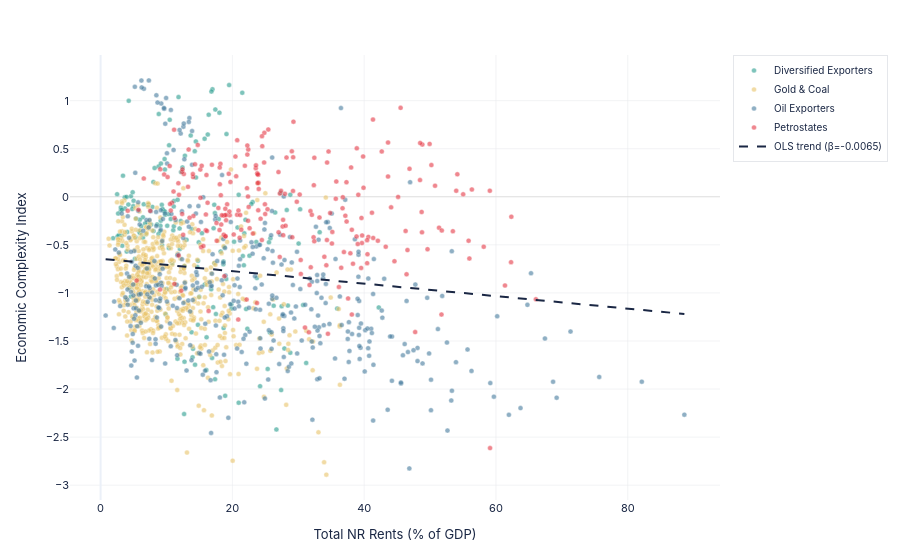

Notebook source saved alongside this figure:
### Markdown cell above
## Chart 19 — NR Rents vs ECI by Cluster

### Code cell
scat_df = df[['Country Code', 'Country Name', 'Year', ECI_COL,
              'Total natural resources rents (% of GDP)', 'ClusterLabels']].dropna().copy()
scat_df.rename(columns={'Total natural resources rents (% of GDP)': 'NR_Rents'}, inplace=True)

years_available = sorted(scat_df['Year'].unique())
year_marks = [1995, 2000, 2005, 2010, 2015, 2019]

fig19 = go.Figure()
for lbl in sorted(CLUSTER_COLORS.keys()):
    sub = scat_df[scat_df['ClusterLabels'] == lbl]
    if len(sub) == 0: continue
    color = CLUSTER_COLORS[lbl]
    fig19.add_trace(go.Scatter(
        x=sub['NR_Rents'], y=sub[ECI_COL], mode='markers',
        marker=dict(size=5, color=color, opacity=0.6, line=dict(color='white', width=0.4)),
        name=lbl,
        customdata=np.stack([sub['Country Code'], sub['Country Name'], sub['Year']], axis=1),
        hovertemplate='<b>%{customdata[1]}</b> (%{customdata[0]}, %{customdata[2]})<br>'
                      'NR Rents: %{x:.1f}%<br>ECI: %{y:.3f}<extra>' + lbl + '</extra>',
    ))

# Overall OLS trendline
xv = scat_df['NR_Rents'].values
yv = scat_df[ECI_COL].values
c  = np.polyfit(xv, yv, 1)
xl = np.linspace(xv.min(), xv.max(), 100)
fig19.add_trace(go.Scatter(
    x=xl, y=np.polyval(c, xl), mode='lines',
    line=dict(color=NAVY, width=2, dash='dash'),
    name=f'OLS trend (\u03b2={c[0]:.4f})',
    hoverinfo='skip',
))

fig19.update_layout(**base_layout(
    height=560,
    margin=dict(l=70, r=40, t=55, b=60),
    xaxis=dict(title='Total NR Rents (% of GDP)', gridcolor=GRID, gridwidth=0.5),
    yaxis=dict(title='Economic Complexity Index', gridcolor=GRID, gridwidth=0.5,
               zeroline=True, zerolinecolor='#ddd', zerolinewidth=1),
    legend=dict(font=dict(size=10), bgcolor='rgba(255,255,255,0.9)',
                bordercolor=GRID, borderwidth=1),
))
save(fig19, '19_reg_nr_rents_vs_eci', w=1100, h=560)
fig19.show(config=CFG)

### Figure 1 — Plotly figure (JSON) as saved in the notebook; plotly's stock layout.template omitted (floating-point values rounded to 4 significant figures; data arrays with more than 128 entries replaced by an {"elided": "..."} marker saying what was removed)
{"data": [{"customdata": {"elided": "175x3 mixed values"}, "hovertemplate": "<b>%{customdata[1]}</b> (%{customdata[0]}, %{customdata[2]})<br>NR Rents: %{x:.1f}%<br>ECI: %{y:.3f}<extra>Diversified Exporters</extra>", "marker": {"color": "#2A9D8F", "line": {"color": "white", "width": 0.4}, "opacity": 0.6, "size": 5}, "mode": "markers", "name": "Diversified Exporters", "type": "scatter", "x": {"elided": "175 float values"}, "y": {"elided": "175 float values"}}, {"customdata": {"elided": "575x3 mixed values"}, "hovertemplate": "<b>%{customdata[1]}</b> (%{customdata[0]}, %{customdata[2]})<br>NR Rents: %{x:.1f}%<br>ECI: %{y:.3f}<extra>Gold & Coal</extra>", "marker": {"color": "#E9C46A", "line": {"color": "white", "width": 0.4}, "opacity": 0.6, "size": 5}, "mode": "markers", "name": "Gold & Coal", "type": "scatter", "x": {"elided": "575 float values"}, "y": {"elided": "575 float values"}}, {"customdata": {"elided": "375x3 mixed values"}, "hovertemplate": "<b>%{customdata[1]}</b> (%{customdata[0]}, %{customdata[2]})<br>NR Rents: %{x:.1f}%<br>ECI: %{y:.3f}<extra>Oil Exporters</extra>", "marker": {"color": "#457B9D", "line": {"color": "white", "width": 0.4}, "opacity": 0.6, "size": 5}, "mode": "markers", "name": "Oil Exporters", "type": "scatter", "x": {"elided": "375 float values"}, "y": {"elided": "375 float values"}}, {"customdata": {"elided": "225x3 mixed values"}, "hovertemplate": "<b>%{customdata[1]}</b> (%{customdata[0]}, %{customdata[2]})<br>NR Rents: %{x:.1f}%<br>ECI: %{y:.3f}<extra>Petrostates</extra>", "marker": {"color": "#E63946", "line": {"color": "white", "width": 0.4}, "opacity": 0.6, "size": 5}, "mode": "markers", "name": "Petrostates", "type": "scatter", "x": {"elided": "225 float values"}, "y": {"elided": "225 float values"}}, {"hoverinfo": "skip", "line": {"color": "#1a2744", "dash": "dash", "width": 2}, "mode": "lines", "name": "OLS trend (β=-0.0065)", "type": "scatter", "x": [0.7662, 1.653, 2.54, 3.428, 4.315, 5.202, 6.089, 6.976, 7.863, 8.75, 9.638, 10.52, 11.41, 12.3, 13.19, 14.07, 14.96, 15.85, 16.73, 17.62, 18.51, 19.4, 20.28, 21.17, 22.06, 22.94, 23.83, 24.72, 25.61, 26.49, 27.38, 28.27, 29.15, 30.04, 30.93, 31.82, 32.7, 33.59, 34.48, 35.36, 36.25, 37.14, 38.03, 38.91, 39.8, 40.69, 41.57, 42.46, 43.35, 44.24, 45.12, 46.01, 46.9, 47.78, 48.67, 49.56, 50.45, 51.33, 52.22, 53.11, 53.99, 54.88, 55.77, 56.66, 57.54, 58.43, 59.32, 60.2, 61.09, 61.98, 62.87, 63.75, 64.64, 65.53, 66.41, 67.3, 68.19, 69.08, 69.96, 70.85, 71.74, 72.62, 73.51, 74.4, 75.29, 76.17, 77.06, 77.95, 78.83, 79.72, 80.61, 81.5, 82.38, 83.27, 84.16, 85.04, 85.93, 86.82, 87.71, 88.59], "y": [-0.6485, -0.6543, -0.66, -0.6658, -0.6716, -0.6773, -0.6831, -0.6889, -0.6946, -0.7004, -0.7061, -0.7119, -0.7177, -0.7234, -0.7292, -0.735, -0.7407, -0.7465, -0.7522, -0.758, -0.7638, -0.7695, -0.7753, -0.7811, -0.7868, -0.7926, -0.7983, -0.8041, -0.8099, -0.8156, -0.8214, -0.8272, -0.8329, -0.8387, -0.8444, -0.8502, -0.856, -0.8617, -0.8675, -0.8733, -0.879, -0.8848, -0.8905, -0.8963, -0.9021, -0.9078, -0.9136, -0.9193, -0.9251, -0.9309, -0.9366, -0.9424, -0.9482, -0.9539, -0.9597, -0.9654, -0.9712, -0.977, -0.9827, -0.9885, -0.9943, -1.0, -1.006, -1.012, -1.017, -1.023, -1.029, -1.035, -1.04, -1.046, -1.052, -1.058, -1.063, -1.069, -1.075, -1.081, -1.086, -1.092, -1.098, -1.104, -1.11, -1.115, -1.121, -1.127, -1.133, -1.138, -1.144, -1.15, -1.156, -1.161, -1.167, -1.173, -1.179, -1.184, -1.19, -1.196, -1.202, -1.207, -1.213, -1.219]}], "layout": {"font": {"color": "#1a2744", "family": "IBM Plex Sans, -apple-system, BlinkMacSystemFont, sans-serif", "size": 11}, "height": 560, "legend": {"bgcolor": "rgba(255,255,255,0.9)", "bordercolor": "#e5e7eb", "borderwidth": 1, "font": {"size": 10}}, "margin": {"b": 60, "l": 70, "r": 40, "t": 55}, "paper_bgcolor": "#ffffff", "plot_bgcolor": "#ffffff", "xaxis": {"gridcolor": "#e5e7eb", "gridwidth": 0.5, "title": {"text": "Total NR Rents (% of GDP)"}}, "yaxis": {"gridcolor": "#e5e7eb", "gridwidth": 0.5, "title": {"text": "Economic Complexity Index"}, "zeroline": true, "zerolinecolor": "#ddd", "zerolinewidth": 1}}}
